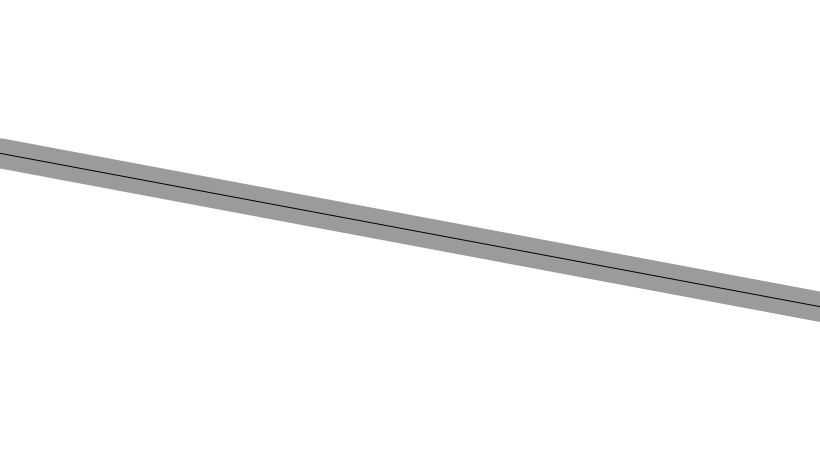
Frame 1 (no input)
Frame 60 (no input): identical to frame 1, image omitted
Frame 120 (the mouse pressed at the canvas centre since frame 60): identical to frame 1, image omitted

The p5.js sketch that drew this single still picture (run headless with seeded random() and noise() and a simulated clock; from frame 60 on, the mouse is pressed at the canvas centre):

// p5.js sketch
// ── sketch.js
var pursuer;
var evader;

var debug = true;
var flowfield;
var vehicles = [];
var path;


function setup() {

    createCanvas(820, 460);
    setFrameRate(60);
    flowfield = new Flowfield(20);
    path = new Path(width,height);

    for (var i = 0; i < 10; i++) {
        // vehicles.push(new Vehicle(random(width), random(height), random(1, 7), random(0.1, 0.5), width,height));
    }
}

function draw() {
    background(255);
    path.display()
    var mouse = createVector(mouseX, mouseY);
    //if (debug) { flowfield.display(); }
    for (var i = 0; i < vehicles.length; i++) {
        vehicles[i].followFlow(flowfield);
      // vehicles[i].seek(mouse);
        vehicles[i].run();
    }
}

function keyPressed() {
    console.log(key);
    for(var i = 0; i < key; i++){
     vehicles.push(new Vehicle(random(width), random(height), random(5, 7), random(0.1, 0.5), width,height));
    }
    if (key == 'K') {
        console.log("pressed");
        vehicles.push(new Vehicle(random(width), random(height), random(2, 5), random(0.2, 0.4), width, height));
        debug != debug;
    }
    console.log(debug);
}

function mousePressed() {
    flowfield.init();
}

// ── Flowfield.js
var Flowfield = function(r) {

    this.resolution = r;
    this.cols = width / this.resolution;
    this.rows = height / this.resolution;
    this.timeIncrement = 0;

    this.create2DArray = function(n) {
        var array = [];
        for (var i = 0; i < n; i++) {
            array[i] = [];
        }
        return array;
    }

    this.field = this.create2DArray(this.cols);
    console.log('field', this.field);

    this.init = function() {
        var xoff = 0;

        for (var i = 0; i < this.cols; i++) {
            var yoff = 0;
            for (var j = 0; j < this.rows; j++) {

                var theta = map(noise(xoff, yoff, this.timeIncrement), 0, 1, 0, 10);
                //polar to cartesian
                //this.field[i][j] = createVector(1,0);
                //this.field[i][j] = p5.Vector.random2D();// random vector
                //this.field[i][j] = createVector(cos(theta), sin(theta)); // perlin noise based
                //this.field[i][j] = createVector(cos(theta), sin(theta));
                yoff += 0.1;
            }
            xoff += 0.1;
        }
        this.timeIncrement += 0.5;
    }

  //  this.init();

    this.lookup = function(lookup) {
        var col = Math.floor(constrain(lookup.x / this.resolution, 0, this.cols - 1));
        var row = Math.floor(constrain(lookup.y / this.resolution, 0, this.rows - 1));
        return this.field[col][row].copy();
    }

    //draws arrows for vectors
    var drawVector = function(v, x, y, scayl) {
        push();
        var arrowSize = 7;
        translate(x, y);
        stroke(200, 100);
        rotate(v.heading());
        var length = v.mag() * scayl;
        line(0, 1, length, 0);
        pop();


    }
    this.update = function() {

    }


    this.display = function() {
                var xoff = 0;
        for (var i = 0; i < this.cols; i++) {
            var yoff = 0;
            for (var j = 0; j < this.rows; j++) {
                var theta = map(noise(xoff, yoff, this.timeIncrement), 0, 1, 0, 10);
                this.field[i][j] = createVector(cos(theta), sin(theta));
               // this.field[i][j] = p5.Vector.random2D();
                drawVector(this.field[i][j], i * this.resolution, j * this.resolution, this.resolution - 2);

                yoff += 0.1;
            }
            xoff += 0.1;
        }
        this.timeIncrement += 0.010;
    }
}

// ── Path.js
var Path = function(width,height) {

    this.radius = 15;
    this.start = createVector(0,height/3);
    this.end = createVector(width,2*height/3);

    this.display = function() {

            strokeWeight(this.radius * 2);
            stroke(0, 100);
            line(this.start.x, this.start.y, this.end.x, this.end.y);
            strokeWeight(1);
            stroke(0);
            line(this.start.x, this.start.y, this.end.x, this.end.y);
        
    }

}

// ── Vehicle.js
var Vehicle = function(x, y, maxSpeed, maxForce, width, height) {
    this.acceleration = createVector(0, 0);
    this.velocity = createVector(0, -2);
    this.position = createVector(x, y);
    this.r = 6;
    this.maxSpeed = maxSpeed || 3;
    this.maxForce = maxForce || 0.1;
    this.mass = 155;

    this.wanderRadius = 19;
    this.wanderDistance = 4;
    this.wanderCenter = 0;
    this.wanderAngle = 0;
    this.wanderForce = createVector();

    var c = color(0,0,random(x,y));

    this.run = function() {
        this.update();
        this.borders();
        this.display();
    }

    this.borders = function() {
        if (this.position.x < -this.r) this.position.x = width + this.r;
        if (this.position.y < -this.r) this.position.y = height + this.r;
        if (this.position.x > width + this.r) this.position.x = -this.r;
        if (this.position.y > height + this.r) this.position.y = -this.r;
    }


    this.followFlow = function(flowfield) {
        var desired = flowfield.lookup(this.position);
        desired.mult(this.maxSpeed);

        var steer = p5.Vector.sub(desired, this.velocity);
        steer.limit(this.maxForce);
        this.applyForce(steer);

    }


    this.seek = function(target) {
        var desired = p5.Vector.sub(target, this.position);
        desired.setMag(this.maxSpeed);
        var steer = p5.Vector.sub(desired, this.velocity);
        steer.limit(this.maxForce);
        this.applyForce(steer);
    }

    this.setAngle = function(vector, value) {
        vector.x = cos(value) * vector.mag();
        vector.y = sin(value) * vector.mag();
    }

    this.wander = function() {

        this.wanderCenter = this.velocity.copy();
        this.wanderCenter.setMag(1);
        this.wanderCenter.mult(this.wanderDistance);

        var angleChange = 3

        var displacement = createVector(0, -1);
        displacement.mult(this.wanderRadius);

        this.setAngle(displacement, this.wanderAngle);
        this.wanderAngle += random(-.8, .8);

        this.wanderForce = this.wanderCenter.add(displacement);
        this.wanderForce.limit(this.maxForce);

        this.applyForce(this.wanderForce);

    }

    this.flee = function(target) {
        var desired = p5.Vector.sub(this.position, target);
        desired.setMag(1);
        var steer = p5.Vector.sub(desired, this.velocity);
        steer.limit(this.maxForce);
        this.applyForce(steer);
    }

    this.getFuturePosition = function(target) {

        var lookahead = p5.Vector.dist(target.position, this.position) / this.maxSpeed;
        var futurePosition = target.position.copy();
        var futureVelocity = target.velocity.copy();

        futureVelocity.mult(lookahead);
        futurePosition.add(futureVelocity);

        return futurePosition;
    }

    this.pursue = function(target) {
        this.seek(this.getFuturePosition(target));
    }

    this.evade = function(target) {
        this.flee(this.getFuturePosition(target));
    }

    this.arrive = function(target) {
        var desired = p5.Vector.sub(target, this.position);
        var distance = desired.mag();
        if (distance < 100) {
            var scaledSpeed = map(distance, 0, 100, 0, this.maxSpeed);
            desired.setMag(scaledSpeed);
        } else { desired.setMag(this.maxSpeed) }

        var steer = p5.Vector.sub(desired, this.velocity);
        steer.limit(this.maxForce);
        this.applyForce(steer);
    }

    this.boundaries = function() {

        var desired = null;
        var d = 25;

        if (this.position.x < d) {
            desired = createVector(this.maxspeed, this.velocity.y);
        } else if (this.position.x > width - d) {
            desired = createVector(-this.maxspeed, this.velocity.y);
        }

        if (this.position.y < d) {
            desired = createVector(this.velocity.x, this.maxspeed);
        } else if (this.position.y > height - d) {
            desired = createVector(this.velocity.x, -this.maxspeed);
        }

        if (desired !== null) {
            desired.normalize();
            desired.mult(this.maxspeed);
            var steer = p5.Vector.sub(desired, this.velocity);
            steer.limit(this.maxforce);
            this.applyForce(steer);
        }
    };

    this.update = function() {
        this.velocity.add(this.acceleration);
        this.velocity.limit(this.maxSpeed);
        this.position.add(this.velocity);
        this.acceleration.mult(0);
    }

    this.applyForce = function(force) {
        this.acceleration.add(force);
    }

    this.display = function() {
        var theta = this.velocity.heading() + PI / 2;
       
        fill(c);
        stroke(200);
        strokeWeight(1);
        push();
        translate(this.position.x, this.position.y);
        rotate(theta);
        beginShape();
        vertex(0, -this.r * 2);
        vertex(-this.r, this.r * 2);
        vertex(this.r, this.r * 2);
        endShape(CLOSE);
        pop();
    }
}
